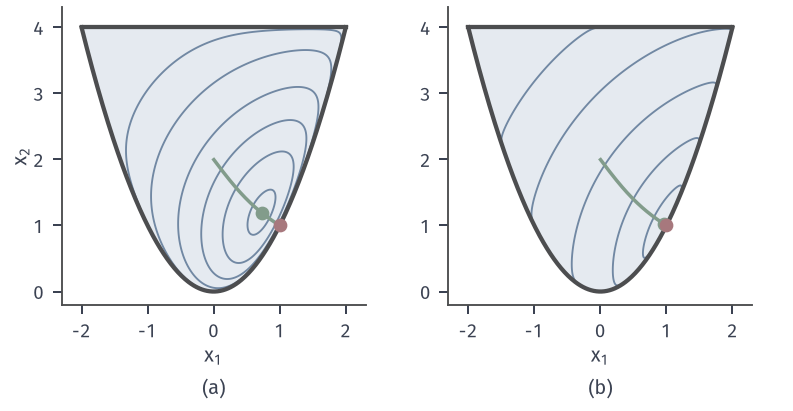

The Python source for this figure:
from pathlib import Path
import sys
ROOT = next(p for p in Path(__file__).resolve().parents if (p/"build.sh").is_file() and (p/"tex/book.tex").is_file())
sys.path.insert(0, str(ROOT/"figures/05-optimization/06-constrained-optimization/matplotlib/nlipm-common"))
from nlipm import *
OUT = Path(__file__).resolve().parent
# Level sets of the barrier objective of the running example for two parameters.
fig, axs = figure(width_mm=112, height_mm=58, ncols=2)
pth = np.array([c for _, c in central_path(np.logspace(3, -4, 300))])
lim = (-2.3, 2.3, -.2, 4.3)
u, v = np.meshgrid(np.linspace(-2.3, 2.3, 500), np.linspace(-.2, 4.3, 500))
for ax, m, t, lv in zip(axs, (1., .1), ('(a)', '(b)'), ([2.8, 3.5, 4.5, 6, 8.5, 12], [1.9, 2.4, 3, 4, 6, 9, 13])):
    with np.errstate(all='ignore'):
        Z = .5*((u-3)**2+v**2) - m*(np.log(v-u**2)+np.log(4-v))
    Z = np.ma.masked_invalid(Z)
    region(ax); ax.contour(u, v, Z, levels=lv, colors=BLUE, linewidths=.75, zorder=1)
    ax.plot(pth[:, 0], pth[:, 1], color=GREEN, lw=1.4, zorder=3)
    c, _ = center(m, [0, 2]); ax.plot(*c, 'o', color=GREEN, ms=4.5, zorder=6); ax.plot(*XSTAR, 'o', color=RED, ms=4.5, zorder=6)
    ax.set_xlim(lim[0], lim[1]); ax.set_ylim(lim[2], lim[3]); ax.set_aspect('equal'); tag(ax, '$x_1$', t)
axs[0].set_ylabel('$x_2$', labelpad=1)
save(fig, OUT, 'figure', {'mu': [1, .1], 'centers': [center(1., [0, 2])[0].tolist(), center(.1, [0, 2])[0].tolist()]})
